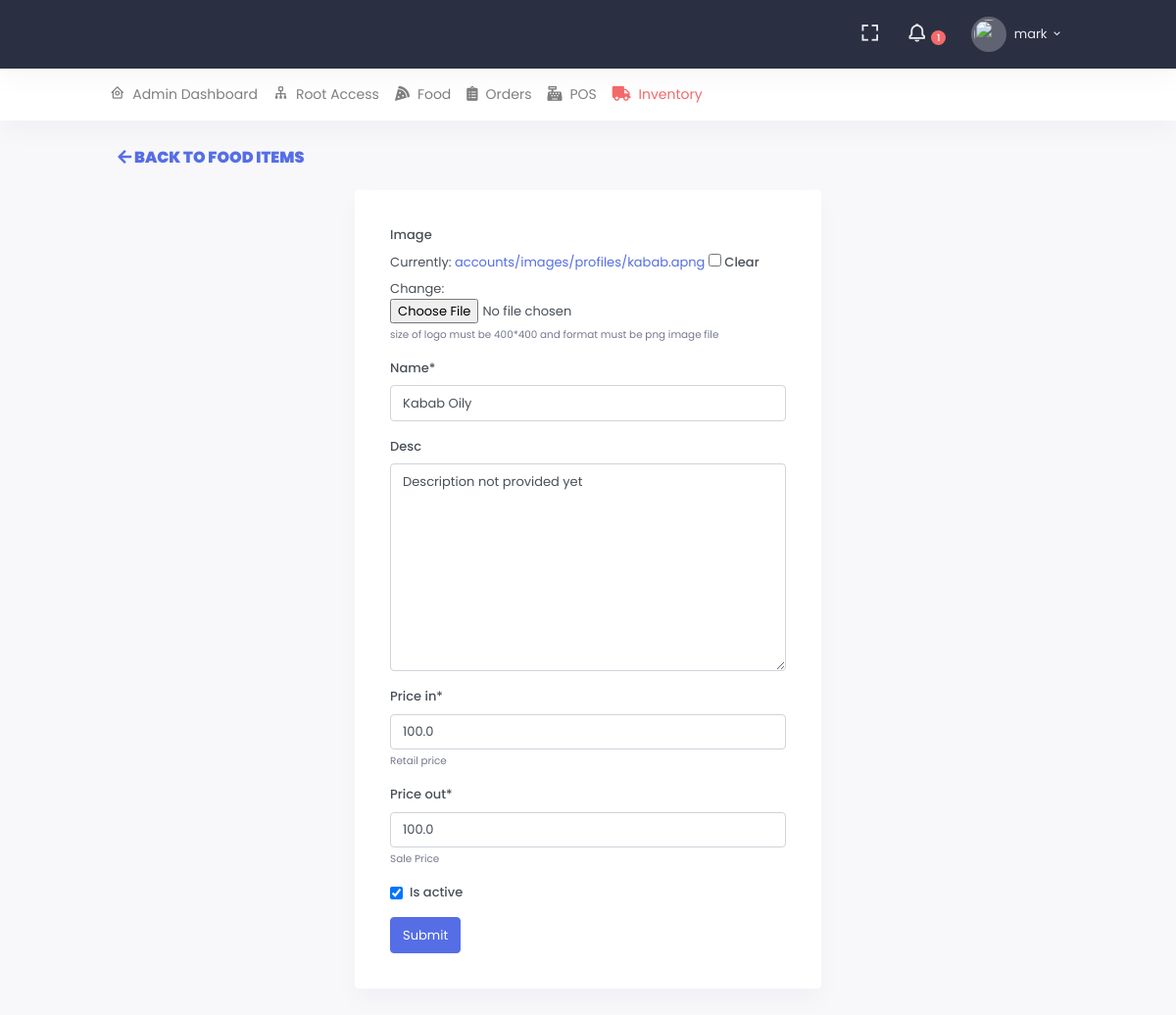
/admins/product/update/6/ (signed in), run on the app's committed database.
### src/accounts/models.py (models this page shows, shortened)
class User(AbstractUser):
    GENDER_CHOICE = (
        ('m', 'Male'),
        ('f', 'Female'),
        ('o', 'Other'),
    )
    is_customer = models.BooleanField(default=False, help_text="This account belongs to customer")
    profile_image = ResizedImageField(
        upload_to='accounts/images/profiles/', null=True, blank=True, size=[100, 100], quality=75, force_format='PNG',
        help_text='size of logo must be 100*100 and format must be png image file', crop=['middle', 'center']
    )
    gender = models.CharField(max_length=1, null=True, blank=True, choices=GENDER_CHOICE)
    about = models.TextField(null=True, blank=True, help_text="Tell us something interesting about yourself")
    address = models.TextField(blank=True, null=True)
    phone_number = models.CharField(max_length=15, null=True, blank=True)
    class Meta:
        verbose_name_plural = "Users"
    def __str__(self):
        return self.username

### src/admins/models.py (models this page shows, shortened)
class Product(models.Model):
    name = models.CharField(max_length=255)
    desc = models.TextField(null=True, blank=True, default='Description not provided yet')
    image = ResizedImageField(
        upload_to='accounts/images/profiles/', null=True, blank=True, size=[350, 350], quality=75, force_format='PNG',
        help_text='size of logo must be 400*400 and format must be png image file', crop=['middle', 'center']
    )
    price_in = models.FloatField(default=1, help_text="Retail price")
    price_out = models.FloatField(default=1, help_text="Sale Price")
    total_quantity_sold = models.PositiveIntegerField(default=0, blank=True)
    total_sales_amount = models.PositiveIntegerField(default=0, blank=True)
    is_active = models.BooleanField(default=True)
    created_on = models.DateTimeField(auto_now_add=True)
    class Meta:
        ordering = ('-total_quantity_sold',)

### src/admins/views.py (the view)
# urls.py: path('admins/product/update/<int:pk>/', views.ProductUpdateView.as_view(), name='admins_product_update'),
@method_decorator(login_required, name='dispatch')
class ProductUpdateView(UpdateView):
    model = Product
    fields = ['image', 'name', 'desc', 'price_in', 'price_out', 'is_active']

### src/admins/templates/admins/product_form.html (shortened to what this page needs)
{% extends 'core/base.html' %}
{% load static %}
{% load crispy_forms_tags %}
{% block page_heading %}
    <p class="mb-0 pl-2">
        <a href="{% url 'admins_product_list' %}">
            <b>
                <i class="fa fa-arrow-left"></i> Back To Food Items
            </b>
        </a>
    </p>
{% endblock %}
{% block content %}
    <div class="row justify-content-center">
        <div class="col-6">
            <div class="card p-3 rounded">
                <div class="card-body">
                    <form method="post" enctype="multipart/form-data">
                        {{ form|crispy }}
                        <button class="btn btn-primary" type="submit">Submit</button>
                    </form>
                </div>
            </div>
        </div>
    </div>
{% endblock %}

### templates/core/base_head.html (shortened to what this page needs)
{% load static %}
<header id="page-topbar">
    <div class="navbar-header">
        <div class="d-flex">
            <div class="navbar-brand-box">
            </div>
        </div>
        <div class="d-flex">
            <div class="dropdown d-none d-lg-inline-block ml-1">
                <button type="button" class="btn header-item noti-icon waves-effect" data-toggle="fullscreen">
                    <i class="bx bx-fullscreen"></i>
                </button>
            </div>
            <div class="dropdown d-inline-block">
                <button type="button" class="btn header-item noti-icon waves-effect"
                        id="page-header-notifications-dropdown"
                        data-toggle="dropdown" aria-haspopup="true" aria-expanded="false">
                    <i class="bx bx-bell bx-tada"></i>
                    <span class="badge badge-danger badge-pill">
                        1
                    </span>
                </button>
            </div>
            <div class="dropdown d-inline-block">
                <button type="button" class="btn header-item waves-effect" id="page-header-user-dropdown"
                        data-toggle="dropdown" aria-haspopup="true" aria-expanded="false">
                    {% if request.user.profile_image %}
                        <img class="rounded-circle header-profile-user" src="{% static 'images/user.png' %}" alt="Header Avatar">
                    {% else %}
                         <img class="rounded-circle header-profile-user" src="{% static 'images/user.png' %}">
                    {% endif %}
                    <span class="d-none d-xl-inline-block ml-1">{{ request.user.username }}</span>
                    <i class="mdi mdi-chevron-down d-none d-xl-inline-block"></i>
                </button>
            </div>
        </div>
    </div>
</header>
<div class="topnav">
    <div class="container-fluid">
        <nav class="navbar navbar-light navbar-expand-lg topnav-menu">
            <div class="collapse navbar-collapse" id="topnav-menu-content">
                <ul class="navbar-nav">
                    {% if request.user.is_authenticated %}
                            {% include 'core/include/admin_header.html' %}
                    {% endif %}
                </ul>
            </div>
        </nav>
    </div>
</div>

### data on the page
User: user.username "mark"
Product: name "Kabab Oily", desc "Description not provided yet", price_in "100.0", price_out "100.0", is_active "☑"
